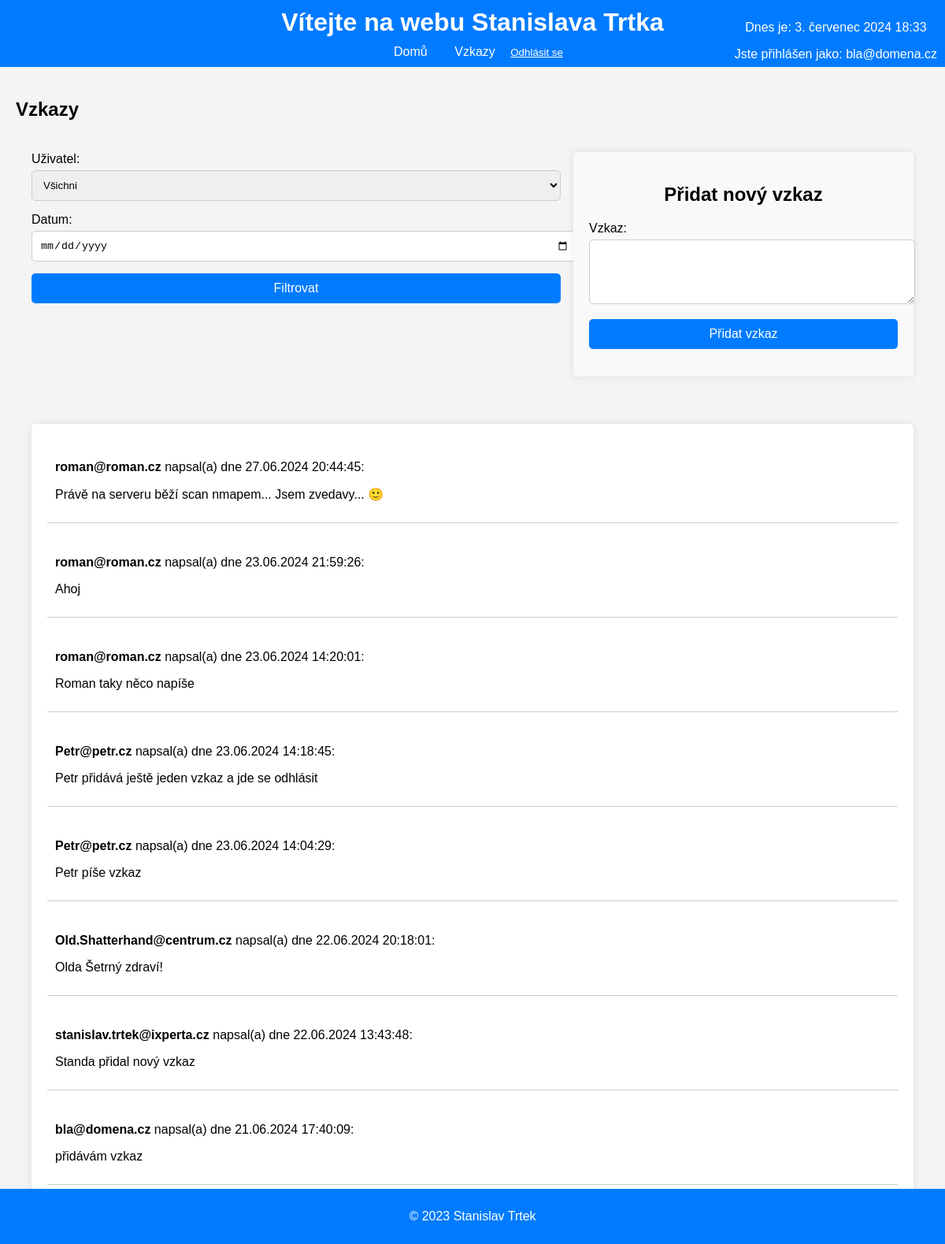
/messages/ (signed in), run on the app's committed database.
### myapp/models.py (models this page shows)
class Message(models.Model):
    objects = None
    user = models.ForeignKey(User, on_delete=models.CASCADE)
    content = models.TextField()
    timestamp = models.DateTimeField(auto_now_add=True)

### myapp/views.py (the view)
# urls.py: path('messages/', views.message_list, name='message_list'),
@login_required
def message_list(request):
    user_filter = request.GET.get('user')
    date_filter = request.GET.get('date')
    messages = Message.objects.all().order_by('-timestamp')
    if user_filter:
        messages = messages.filter(user_id=user_filter)
    if date_filter:
        date = parse_date(date_filter)
        if date:
            messages = messages.filter(timestamp__date=date)
    users = User.objects.all()
    return render(request, 'message_list.html', {'messages': messages, 'users': users})

### myapp/context_processors.py (called while the page is built)
def current_datetime(request):
    return {
        'current_time': timezone.now()
    }

### myapp/templates/message_list.html (shortened to what this page needs)
{% extends "base.html" %}
{% load static %}
{% block content %}
<h2>Vzkazy</h2>
<div class="top-section">
    <div class="filter-form">
        <form method="get" action="{% url 'message_list' %}">
            <div class="form-group">
                <label for="user_filter">Uživatel:</label>
                <select name="user" id="user_filter">
                    <option value="">Všichni</option>
                </select>
            </div>
            <div class="form-group">
                <label for="date_filter">Datum:</label>
                <input type="date" name="date" id="date_filter" value="{{ request.GET.date }}">
            </div>
            <div class="form-group">
                <button type="submit">Filtrovat</button>
            </div>
        </form>
    </div>
    <div class="add-message">
        <h2>Přidat nový vzkaz</h2>
        <form method="post" action="{% url 'add_message' %}">
            <div class="form-group">
                <label for="id_content">Vzkaz:</label>
                <textarea name="content" id="id_content" rows="4" required></textarea>
            </div>
            <div class="form-group">
                <button type="submit">Přidat vzkaz</button>
            </div>
        </form>
    </div>
</div>
<div class="messages-container">
    <div class="messages-list">
        {% for message in messages %}
            <div class="message-item">
                <p><strong>{{ message.user.username }}</strong> napsal(a) dne {{ message.timestamp|date:"d.m.Y H:i:s" }}:</p>
                <p>{{ message.content }}</p>
            </div>
        {% endfor %}
    </div>
</div>
{% endblock %}

### myapp/templates/base.html (shortened to what this page needs)
{% load static %}
<!DOCTYPE html>
<html lang="en">
<head>
    <link rel="stylesheet" href="{% static 'css/style.css' %}">
    <link rel="stylesheet" href="{% static 'css/home.css' %}">
    <link rel="stylesheet" href="{% static 'css/message_list.css' %}">
    <link rel="stylesheet" href="{% static 'css/login.css' %}">
</head>
<body>
    <header>
        <h1>Vítejte na webu Stanislava Trtka</h1>
        <nav>
            <a href="{% url 'home' %}">Domů</a>
            <a href="{% url 'message_list' %}">Vzkazy</a>
            {% if user.is_authenticated %}
                <form action="{% url 'logout' %}" method="post" style="display:inline;">
                    <button type="submit" style="background:none; border:none; color:white; cursor:pointer; text-decoration:underline; padding:0;">
                        Odhlásit se
                    </button>
                </form>
            {% else %}
                <a href="{% url 'login' %}">Přihlásit se</a>
            {% endif %}
        </nav>
        <div class="current-time">
            <p>Dnes je: {{ current_time|date:"j. F Y H:i" }}</p>
            {% if user.is_authenticated %}
                <p>Jste přihlášen jako: {{ user.username }}</p>
            {% endif %}
        </div>
    </header>
    <main>
        {% block content %}{% endblock %}
    </main>
    <footer>
        <p>&copy; 2023 Stanislav Trtek</p>
    </footer>
</body>
</html>

### myapp/static/css/style.css (style rules this page uses)
body { font-family: Arial, sans-serif; background-color: #f4f4f4; margin: 0; padding: 0; }
header { background-color: #007bff; color: white; padding: 10px 0; text-align: center; display: flex; justify-content: center; flex-wrap: wrap; position: relative; }
header h1 { margin: 0; flex: 1 100%; }
nav { margin-top: 10px; }
nav a { color: white; margin: 0 15px; text-decoration: none; }
.current-time, .user-info { position: absolute; }
.current-time { top: 10px; right: 10px; }
main { padding: 20px; }
footer { background-color: #007bff; color: white; text-align: center; padding: 10px 0; position: fixed; bottom: 0; width: 100%; }

### myapp/static/css/message_list.css (style rules this page uses)
.top-section { display: flex; justify-content: space-between; padding: 20px; margin-bottom: 20px; }
.add-message { width: 35%; padding: 20px; background-color: #f9f9f9; border-radius: 5px; box-shadow: 0 0 10px rgba(0, 0, 0, 0.1); }
.add-message h2 { margin-bottom: 20px; text-align: center; }
.filter-form { width: 60%; margin-bottom: 20px; }
.filter-form .form-group { margin-bottom: 15px; }
.filter-form .form-group label { display: block; margin-bottom: 5px; }
.filter-form .form-group select, .filter-form .form-group input { width: 100%; padding: 10px; border: 1px solid #ccc; border-radius: 5px; }
.filter-form .form-group button { width: 100%; padding: 10px; background-color: #007bff; color: #fff; border: none; border-radius: 5px; cursor: pointer; font-size: 16px; }
.messages-container { display: flex; justify-content: space-between; padding: 20px; }
.messages-list { width: 100%; padding: 20px; background-color: #fff; border-radius: 5px; box-shadow: 0 0 10px rgba(0, 0, 0, 0.1); }
.message-item { margin-bottom: 15px; padding: 10px; border-bottom: 1px solid #ccc; }
.form-group { margin-bottom: 15px; }
.form-group label { display: block; margin-bottom: 5px; }
.form-group textarea { width: 100%; padding: 10px; border: 1px solid #ccc; border-radius: 5px; }
.form-group button { width: 100%; padding: 10px; background-color: #007bff; color: #fff; border: none; border-radius: 5px; cursor: pointer; font-size: 16px; }

### myapp/static/css/login.css (style rules this page uses)
.form-group { margin-bottom: 15px; }
.form-group label { display: block; margin-bottom: 5px; }
.form-group input { width: 100%; padding: 10px; border: 1px solid #ccc; border-radius: 5px; }
.form-group button { width: 100%; padding: 10px; background-color: #007bff; color: #fff; border: none; border-radius: 5px; cursor: pointer; font-size: 16px; }

### data on the page
Message: user.username "roman@roman.cz", timestamp "27.06.2024 20:44:45", content "Právě na serveru běží scan nmapem... Jsem zvedavy... 🙂"
Message: user.username "roman@roman.cz", timestamp "23.06.2024 21:59:26", content "Ahoj"
Message: user.username "roman@roman.cz", timestamp "23.06.2024 14:20:01", content "Roman taky něco napíše"
Message: user.username "Petr@petr.cz", timestamp "23.06.2024 14:18:45", content "Petr přidává ještě jeden vzkaz a jde se odhlásit"
Message: user.username "Petr@petr.cz", timestamp "23.06.2024 14:04:29", content "Petr píše vzkaz"
Message: user.username "Old.Shatterhand@centrum.cz", timestamp "22.06.2024 20:18:01", content "Olda Šetrný zdraví!"
Message: user.username "stanislav.trtek@ixperta.cz", timestamp "22.06.2024 13:43:48", content "Standa přidal nový vzkaz"
Message: user.username "bla@domena.cz", timestamp "21.06.2024 17:40:09", content "přidávám vzkaz"

### other printed values
{{ user.username }} "bla@domena.cz"
